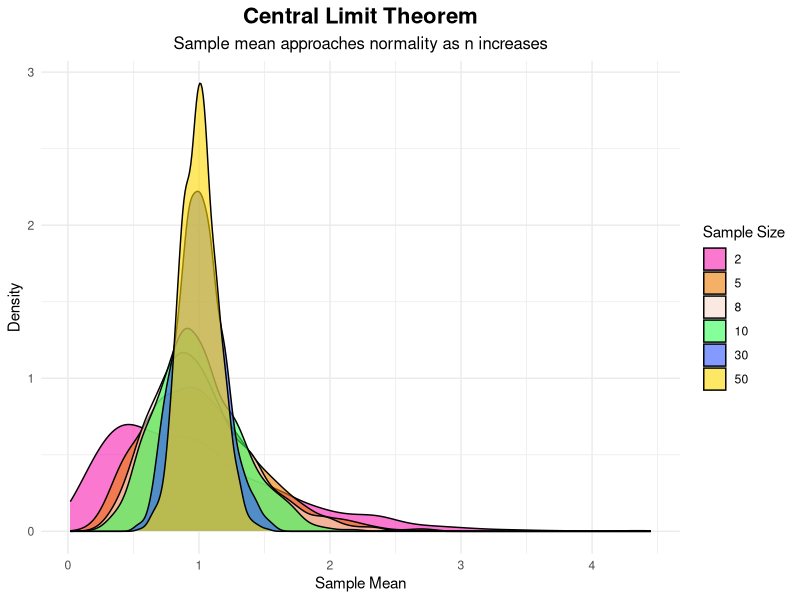

Here is the R script that generated this plot:
# Load necessary libraries
library(ggplot2)
library(dplyr)

# Set seed for reproducibility
set.seed(123)

# Generate Exponential population distribution data
popu = rexp(10000)  

# Function to calculate sample means for CLT demonstration
clt = function(sample_size, n) {
  replicate(n, mean(sample(popu, size = sample_size, replace = TRUE)))
}

# Define sample sizes and generate CLT data
sample_sizes = c(2, 5, 8, 10, 30, 50)
clt_data = data.frame(
  sample = rep(sample_sizes, each = 1000),
  sample_mean = unlist(lapply(sample_sizes, clt, n = 1000))
)

# Define custom colors for sample sizes
colors = c(
  "2" = "#F91EB0",   # Red
  "5" = "#ED7B00",   # Orange
  "8" = "#F5DBCB",   # Yellow
  "10" = "#33FF57",  # Green
  "30" = "#3357FF",  # Blue
  "50" = "#FFD700"   # Gold
)

# Plot the CLT demonstration
ggplot(clt_data, aes(x = sample_mean, fill = as.factor(sample))) +
  geom_density(alpha = 0.6) +
  scale_fill_manual(values = colors, name = "Sample Size") +
  labs(
    title = "Central Limit Theorem",
    subtitle = "Sample mean approaches normality as n increases",
    x = "Sample Mean",
    y = "Density",
    fill = "Sample Size"
  ) +
  theme_minimal() +
  theme(
    plot.title = element_text(hjust = 0.5, size = 16, face = "bold"),
    plot.subtitle = element_text(hjust = 0.5, size = 12),
    legend.position = "right"
  )
